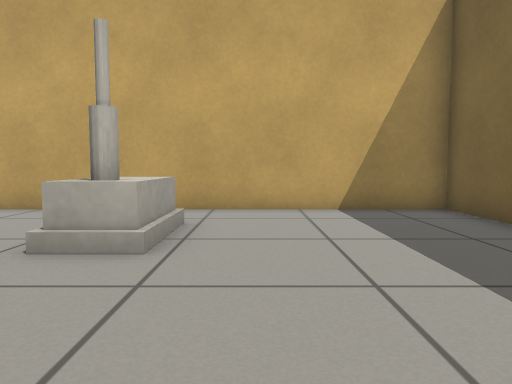
View 1 (above)

16 first-person views from a walk through a world built for the Gazebo simulator. The camera is 0.5 m above the floor, tilts 4° down and sees 70° across. The floor is counted in squares, 0.5 m on a side. Each view is taken from the middle of a square. On the plan, view 1 faces up. The plan holds only what a view shows up to about 13 squares ahead; the rest is blank. The robots in the file are not drawn. Gazebo's built-in surfaces are drawn with simple patterns. Simple shapes stand in for some stock models.

View 2
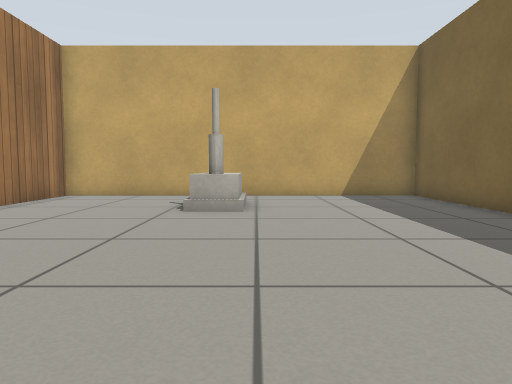

View 3
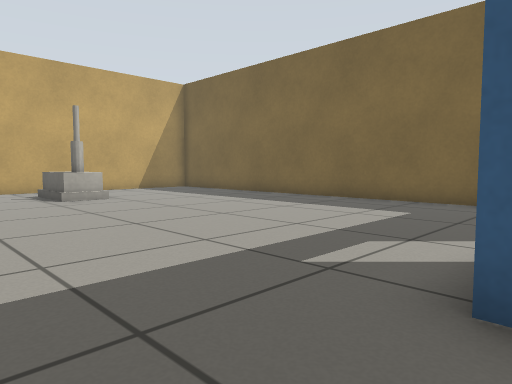

View 4
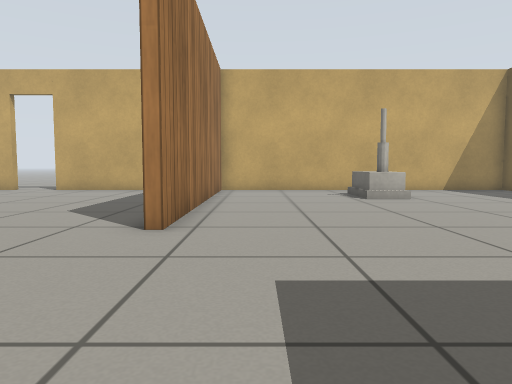

View 5
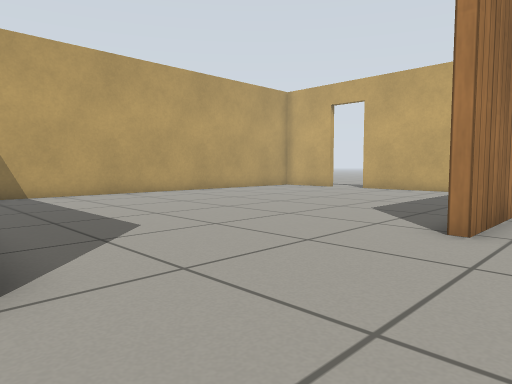

View 6
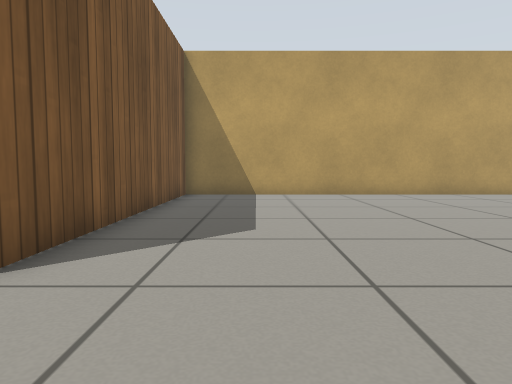

View 7
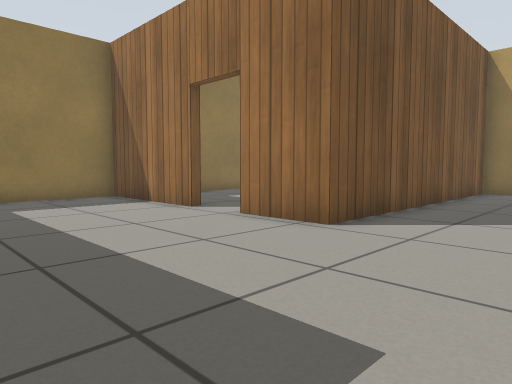

View 8
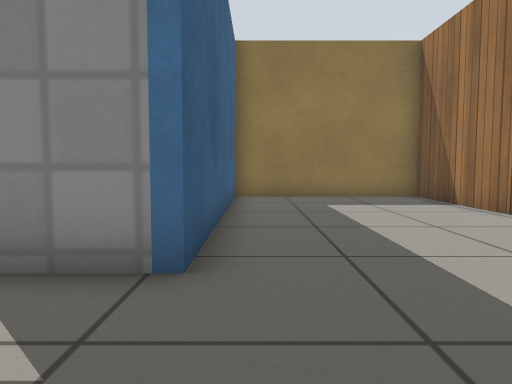

View 9
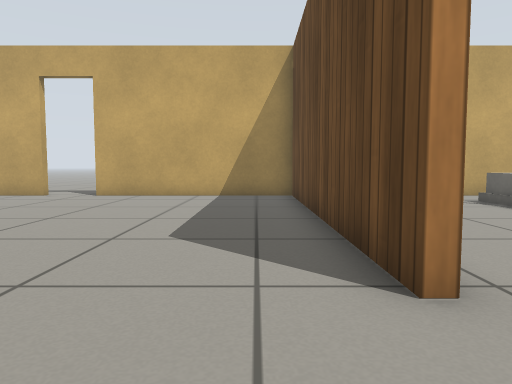

View 10
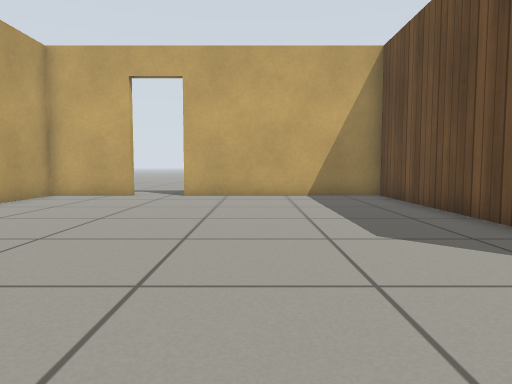

View 11
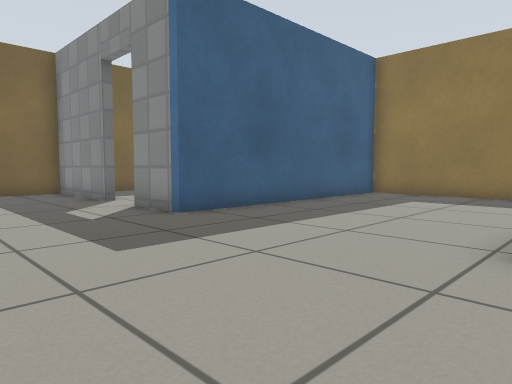

View 12
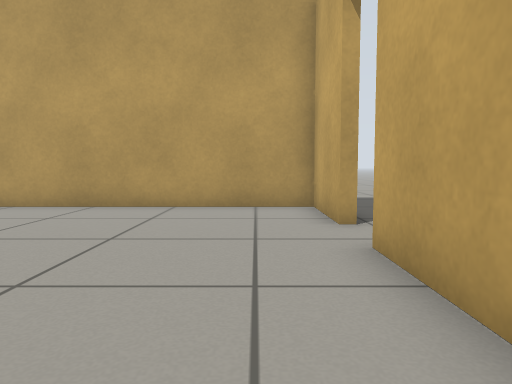

View 13
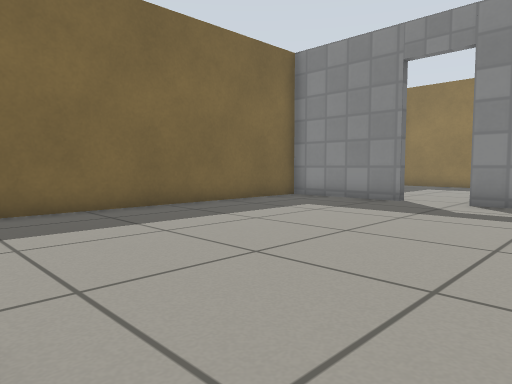

View 14
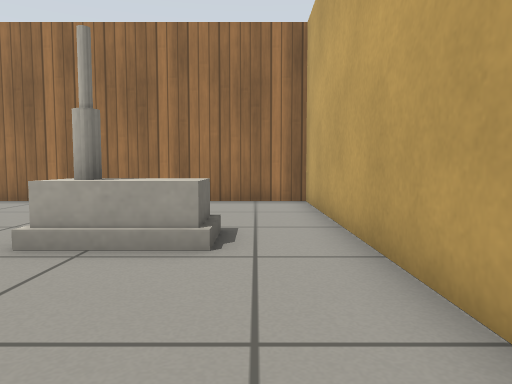

View 15
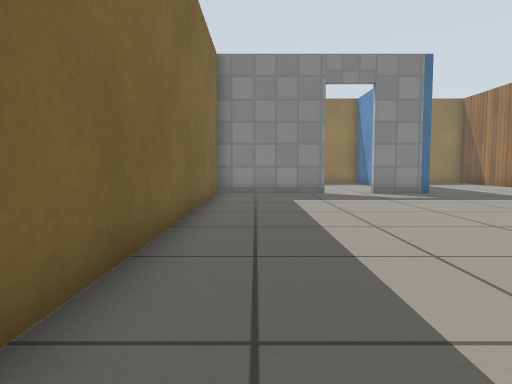

View 16
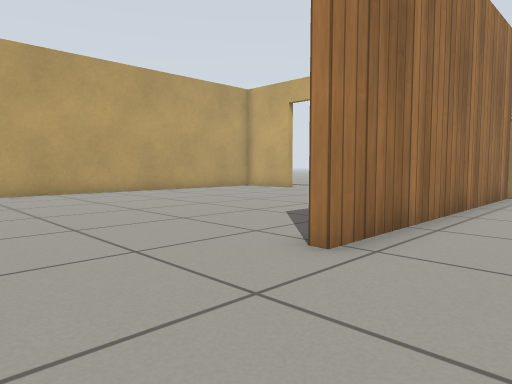

### Floor plan
Points are (right, up) in squares from view 1. A wall is a line through its corners. A room is listed if a view was taken in it or the views show most of it. See-through windows are left out.
Room 1 (views 1, 2, 7, 8, 13, 14, 15, 16)
walls: (0.5, -6.3) (4.4, -6.3) (4.4, 8.4) (-7.5, 8.4) (-7.5, -1.3); (-3.3, -6.3) (-1.3, -6.3)
ways out: opening at (-5.7, -4.3) to room 2; open door at (-0.5, -6)
objects: house (-3, 4) to (-1, 6)
Room 2 (views 3, 4, 5, 6, 9, 10, 11, 12)
walls: (-7.5, -1.3) (-7.8, -1.3) (-7.8, 8.4) (-14.5, 8.4); (-16.1, 8.4) (-19, 8.4) (-19, -6.3) (-9.3, -6.3) (-9.3, -15) (-3.3, -15) (-3.3, -6.3)
ways out: opening at (-5.7, -4.3) to room 1; open door at (-15.3, 8.7); open door at (-9, -9.5)

Where each view was taken, in squares from view 1:
view 1: 0 up, 0 right, facing up
view 2: 4 down, 1 left, facing up
view 3: 7 down, 6 left, facing up-right
view 4: 7 down, 6 left, facing up
view 5: 7 down, 6 left, facing up-left
view 6: 4 down, 6 left, facing left
view 7: 3 down, 4 left, facing down-left
view 8: 3 down, 4 left, facing down
view 9: 4 down, 9 left, facing up
view 10: 4 down, 12 left, facing up
view 11: 2 down, 10 left, facing down-right
view 12: 7 up, 10 left, facing left
view 13: 4 up, 4 left, facing down-right
view 14: 7 up, 3 right, facing left
view 15: 7 up, 3 right, facing down
view 16: 5 down, 5 left, facing up-left
